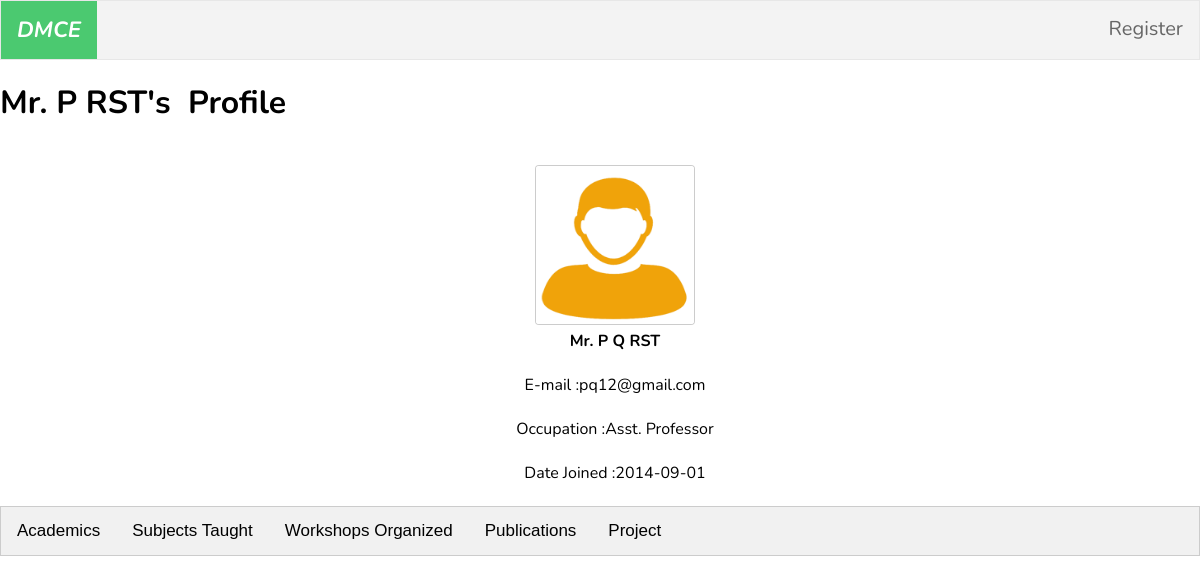
Page /profile.php?id=1621 on the committed database.
### tables this page shows
CREATE TABLE `fac_info` (
  `fac_id` int(16) UNSIGNED NOT NULL,
  `salut` varchar(4) NOT NULL,
  `fname` varchar(16) NOT NULL,
  `mname` varchar(16) NOT NULL,
  `lname` varchar(40) NOT NULL,
  `email` varchar(32) DEFAULT NULL,
  `occupation` varchar(16) DEFAULT NULL,
  `pwd` varchar(32) DEFAULT NULL,
  `gender` varchar(6) DEFAULT NULL,
  `join_dt` date DEFAULT NULL,
  `image` varchar(1024) DEFAULT NULL
);

### profile.php (the view, shortened to what this page needs)
<?php
include "includes/db.php";
$fac_id= $_GET['id'];
$query1="SELECT * FROM fac_info  where fac_id=".$fac_id;
$result= mysqli_query($connection,$query1);
if($result){
    if($obj=$result->fetch_object()){
        $image= $obj->image;
        $salut=$obj->salut;
        $fname=$obj->fname;
        $mname=$obj->mname;
        $lname=$obj->lname;
        $email=$obj->email;
        $occupation=$obj->occupation;
        $join_dt=$obj->join_dt;
      }
    }
?>
<!DOCTYPE html>
<html>
<head>
    <link rel="stylesheet" type="text/css" href="css/nav.css">
    <link rel="stylesheet" type="text/css" href="css/main.css">
    <link rel="stylesheet" type="text/css" href="css/profile.css">
</head>
<body>
<ul>
  <div id="brand">
  <li><a class="active" href="index.php">DMCE</a></li>
  </div>
  <div class="other" id="right">
  <li><a href='signup1.php'>Register</a></li>
  </div>
</ul>
    <h1><?php echo $salut.' '.$fname.' '.$lname.'&apos;'.'s &nbsp;';?>Profile</h1>
<?php
        echo '<div class="l-12 columns" align="center">';
        echo'<img src="'.$image.'" class="th"/><br/>';
        echo'<p class="text-index"><strong>'.$salut.' '.$fname.' '.$mname.' '.$lname.'</strong></p><br>';
        echo'<p class="text-index">E-mail :'.$email.'</strong></p><br>';
        echo'<p class="text-index">Occupation :'.$occupation.'</strong></p><br>';
        echo'<p class="text-index">Date Joined :'.$join_dt.'</strong></p><br>';
        echo'</div>';
?>
<div class="tab" >
  <button class="tablinks" onclick="openTab(event, 'qual')" >Academics</button>
  <button class="tablinks" onclick="openTab(event, 'subt')" >Subjects Taught</button>
  <button class="tablinks" onclick="openTab(event, 'workshop')">Workshops Organized</button>
  <button class="tablinks" onclick="openTab(event, 'publications')">Publications</button>
  <button class="tablinks" onclick="openTab(event, 'project')">Project</button>
</div>
   </body>
</html>

### css/nav.css (style rules this page uses)
ul { list-style-type: none; margin: 0px 0px 0px 0px; padding: 0px 0px 0px 0px; overflow: hidden; border: 1px solid #e7e7e7; background-color: #f3f3f3; font-family: 'Nunito', sans-serif; font-size:20px; }
li { float: left; }
#right { float: right; }
#brand { font-style: oblique; font-weight: bolder; font-size: 22px; }
li a { display: block; color: #666; text-align: center; padding: 14px 16px; text-decoration: none; }
body { margin:0px 0px 0px 0px; font-family: 'Nunito', sans-serif; background-image: url("bg-01.jpg"); }
li a.active { color: white; background-color: #4BC970; }

### css/main.css (style rules this page uses)
.column, .columns { margin-top:20px; position: relative; padding-left: 0.9375rem; padding-right: 0.9375rem; align-self: center; float:left; }
.l-12 { width: 100%; }
.th { line-height: 0; display: inline-block; border: solid 4px white; width: 150px; height: 150px; box-shadow: 0 0 0 1px rgba(0, 0, 0, 0.2); transition: all 200ms ease-out; border-radius: 3px; }
p { margin:0px auto; }

### css/profile.css (style rules this page uses)
body { font-family: 'Nunito', sans-serif; }
.tab { overflow: hidden; border: 1px solid #ccc; background-color: #f1f1f1; }
.tab button { background-color: inherit; float: left; border: none; outline: none; cursor: pointer; padding: 14px 16px; transition: 0.3s; font-size: 17px; }
h1 { align-self: center; }

### rows in the picture
fac_info: salut "Mr.", fname "P", lname "RST", image (picture), mname "Q", email "pq12@gmail.com", occupation "Asst. Professor", join_dt "2014-09-01"
